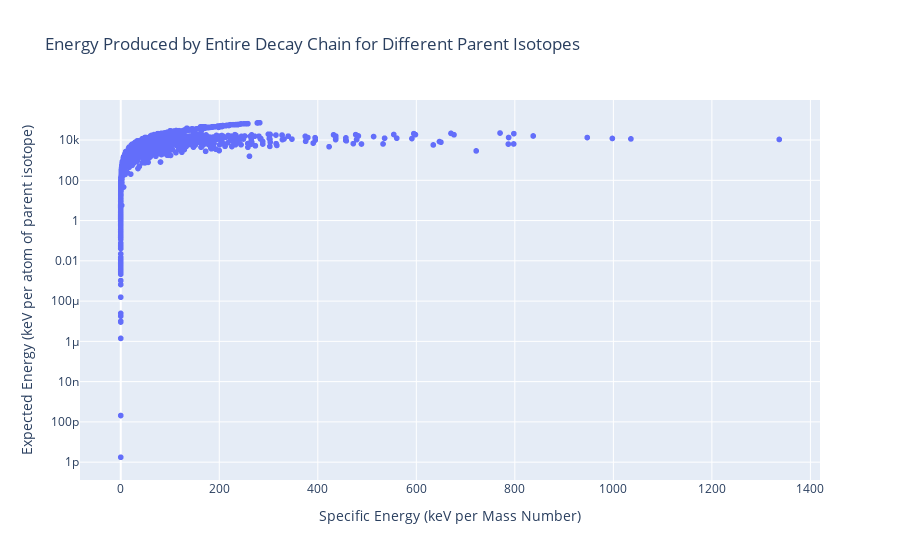

Notebook source saved alongside this figure:
### Code cell
import plotly
import plotly.express as px
fig = px.scatter(df, x = "Specific Energy (keV per Mass Number)", 
y = "Expected Energy (keV per atom of parent isotope)",
hover_name="Isotope", log_y=True,
title = "Energy Produced by Entire Decay Chain for Different Parent Isotopes")
fig

### Figure 1 — Plotly figure (JSON) as saved in the notebook; plotly's stock layout.template omitted (floating-point values rounded to 4 significant figures; data arrays with more than 128 entries replaced by an {"elided": "..."} marker saying what was removed)
{"data": [{"hovertemplate": "<b>%{hovertext}</b><br><br>Specific Energy (keV per Mass Number)=%{x}<br>Expected Energy (keV per atom of parent isotope)=%{y}<extra></extra>", "hovertext": {"elided": "2457 str values"}, "legendgroup": "", "marker": {"color": "#636efa", "symbol": "circle"}, "mode": "markers", "name": "", "showlegend": false, "type": "scattergl", "x": {"elided": "2457 float values"}, "xaxis": "x", "y": {"elided": "2457 float values"}, "yaxis": "y"}], "layout": {"legend": {"tracegroupgap": 0}, "title": {"text": "Energy Produced by Entire Decay Chain for Different Parent Isotopes"}, "xaxis": {"anchor": "y", "domain": [0, 1], "title": {"text": "Specific Energy (keV per Mass Number)"}}, "yaxis": {"anchor": "x", "domain": [0, 1], "title": {"text": "Expected Energy (keV per atom of parent isotope)"}, "type": "log"}}}
